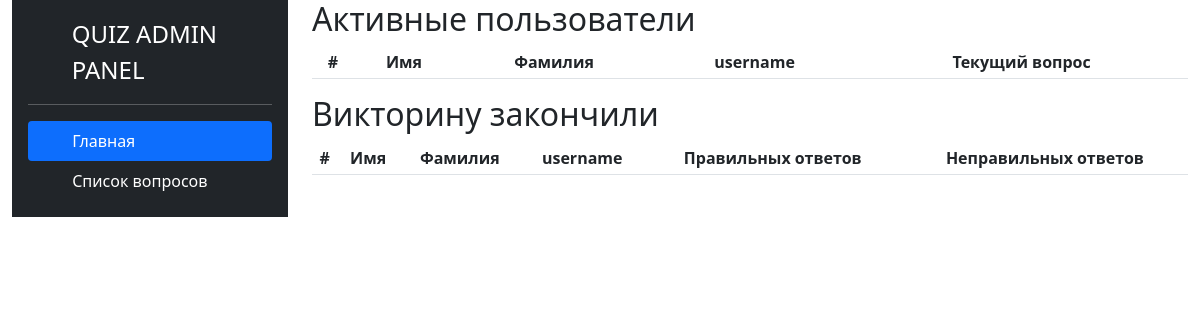
/, run on an earlier commit of the app's database.
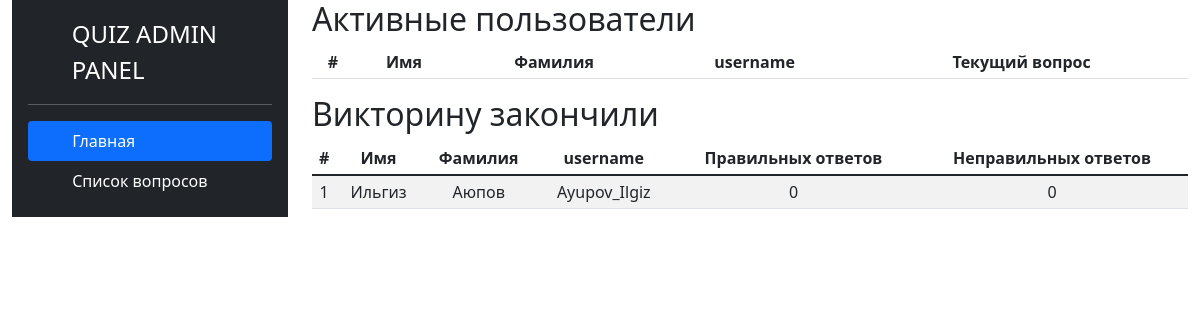
And on a later commit of the database.
### admin_panel/models.py (models this page shows, shortened)
class TelegramUser(models.Model):
    STATUS_LOGGED = "Авторизовался"
    STATUS_ACTIVE = "Проходит викторину"
    STATUS_END = "Закончил викторину"
    STATUS_CHOICES = [
        (STATUS_LOGGED, "Авторизовался"),
        (STATUS_ACTIVE, "Проходит викторину"),
        (STATUS_END, "Закончил викторину")
    ]
    first_name = models.CharField(max_length=255, verbose_name="Имя")
    last_name = models.CharField(max_length=255, verbose_name="Фамилия")
    username = models.CharField(max_length=255, verbose_name="Имя пользователя")
    telegram_id = models.IntegerField(verbose_name="Telegram ID")
    true_answer = models.PositiveIntegerField(verbose_name="Правильных ответов", default=0)
    false_answer = models.PositiveIntegerField(verbose_name="Неправильных ответов", default=0)
    current_question = models.PositiveIntegerField(verbose_name="Текущий вопрос", default=0)
    status = models.CharField(max_length=255, verbose_name="Статус", choices=STATUS_CHOICES, default=STATUS_LOGGED)
    start_game = models.DateTimeField(auto_now_add=True, verbose_name="Начало викторины", null=True)
    duration_game = models.CharField(max_length=255, verbose_name="Продолжительтельность игры", default=0)
    class Meta:
        verbose_name = "Пользователь Telegram"
        verbose_name_plural = "Пользователи Telegram"

### admin_panel/views.py (the view)
# urls.py: path("", UsersListView.as_view(), name="users_list"),
class UsersListView(View):
    def get(self, request):
        active_users = TelegramUser.objects.filter(status="Проходит викторину").order_by("current_question")
        finish_users = TelegramUser.objects.filter(status="Закончил викторину").order_by("true_answer")
        return render(request, "admin_panel/users_list.html", {
            "title": "Главная",
            "active_users": active_users,
            "finish_users": finish_users
        })

### admin_panel/templates/admin_panel/users_list.html (shortened to what this page needs)
{% extends 'base.html' %}
{% load static %}
{% block content %}
<div class="container-fluid">
    <div class="row justify-content-between">
        <div class="col-md-3">
            {% include 'components/_sidebar.html' %}
        </div>
        <div class="col-md-9">
            <div id="app">
                <h2>Активные пользователи</h2>
                <div class="table-responsive">
                    <table class="table table-striped table-sm">
                        <thead>
                            <tr class="text-center">
                                <th>#</th>
                                <th>Имя</th>
                                <th>Фамилия</th>
                                <th>username</th>
                                <th>Текущий вопрос</th>
                            </tr>
                        </thead>
                    </table>
                </div>
                <h2>Викторину закончили</h2>
                <div class="table-responsive">
                    <table class="table table-striped table-sm">
                        <thead>
                            <tr class="text-center">
                                <th>#</th>
                                <th>Имя</th>
                                <th>Фамилия</th>
                                <th>username</th>
                                <th>Правильных ответов</th>
                                <th>Неправильных ответов</th>
                            </tr>
                        </thead>
                        <tbody>
                            {% for user in finish_users %}
                            <tr class="text-center">
                                <td>{{ user.pk }}</td>
                                <td>{{ user.first_name }}</td>
                                <td>{{ user.last_name }}</td>
                                <td>{{ user.username }}</td>
                                <td>{{ user.true_answer }}</td>
                                <td>{{ user.false_answer }}</td>
                            </tr>
                            {% endfor %}
                        </tbody>
                    </table>
                </div>
            </div>
        </div>
    </div>
</div>
{% endblock content %}

### admin_panel/templates/base.html (shortened to what this page needs)
<!DOCTYPE html>
<html lang="en">
<head>
    <link href="https://cdn.jsdelivr.net/npm/bootstrap@5.1.1/dist/css/bootstrap.min.css" rel="stylesheet"
>
</head>
<body>
{% block content %} {% endblock content %}
</body>
</html>

### admin_panel/templates/components/_sidebar.html (shortened to what this page needs)
<div class="d-flex flex-column flex-shrink-0 p-3 text-white bg-dark">
  <a href="/" class="d-flex align-items-center mb-3 mb-md-0 me-md-auto text-white text-decoration-none">
    <svg class="bi me-2" width="40" height="32">
      <use xlink:href="#bootstrap"></use>
    </svg>
    <span class="fs-4">QUIZ ADMIN PANEL</span>
  </a>
  <hr>
  <ul class="nav nav-pills flex-column mb-auto">
    <li class="nav-item">
      <a href="{% url 'users_list' %}" class="nav-link text-white" aria-current="page">
        <svg class="bi me-2" width="16" height="16">
          <use xlink:href="#home"></use>
        </svg>
        Главная
      </a>
    </li>
    <li>
      <a href="{% url 'questions_list' %}" class="nav-link text-white">
        <svg class="bi me-2" width="16" height="16">
          <use xlink:href="#speedometer2"></use>
        </svg>
        Список вопросов
      </a>
    </li>
  </ul>
</div>

What changed in the data, as far as the page shows it:
added TelegramUser: pk "1", first_name "Ильгиз", last_name "Аюпов", username "Ayupov_Ilgiz", true_answer "0", false_answer "0"
